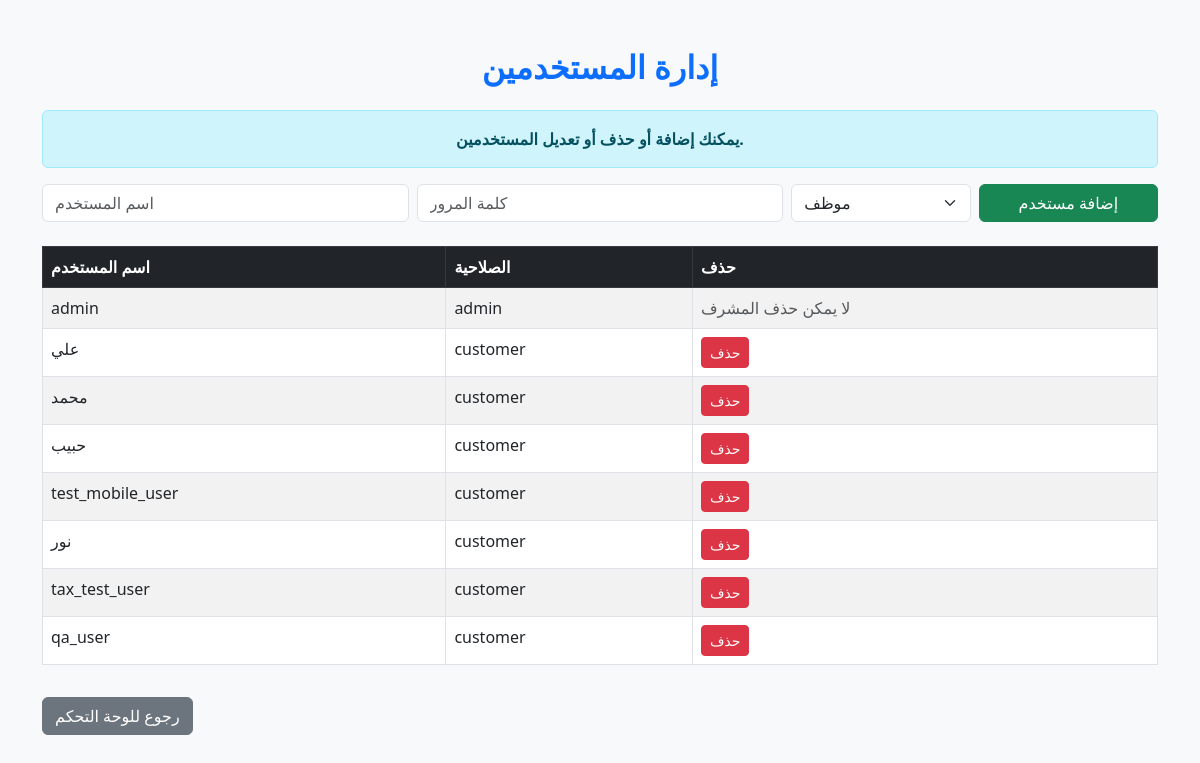
The app's page /users (signed in) with its own data.
### tables this page shows
CREATE TABLE users (
        id INTEGER PRIMARY KEY AUTOINCREMENT,
        username TEXT UNIQUE NOT NULL,
        password TEXT NOT NULL,
        role TEXT NOT NULL
    );

### app.py (the view, shortened to what this page needs)
@app.route("/users", methods=["GET", "POST"])
def users():
    auth_redirect = require_login()
    if auth_redirect:
        return auth_redirect
    admin_redirect = require_admin()
    if admin_redirect:
        return admin_redirect
    with get_db_connection() as connection:
        rows = connection.execute("SELECT id, username, role FROM users ORDER BY id").fetchall()
    users_data = [(row["id"], row["username"], "", row["role"]) for row in rows]
    return render_template("users.html", users=users_data)

### app.py (called while the page is built)
def get_db_connection() -> sqlite3.Connection:
    connection = sqlite3.connect(DB_PATH)
    connection.row_factory = sqlite3.Row
    return connection

def require_login():
    if "user_id" not in session:
        return redirect(url_for("login"))
    return None

def require_admin():
    if session.get("role") != "admin":
        flash("هذه الصفحة متاحة فقط للمشرف", "danger")
        return redirect(url_for("dashboard"))
    return None

### templates/users.html (shortened to what this page needs)
<!DOCTYPE html>
<html lang="ar">
<head>
    <link href="https://cdn.jsdelivr.net/npm/bootstrap@5.3.0/dist/css/bootstrap.min.css" rel="stylesheet">
</head>
<body class="bg-light">
    <div class="container mt-5">
        <h2 class="mb-4 text-center text-primary fw-bold">إدارة المستخدمين</h2>
        <div class="alert alert-info text-center fw-bold">يمكنك إضافة أو حذف أو تعديل المستخدمين.</div>
        <form method="post" class="mb-4">
            <div class="row g-2">
                <div class="col-md-4">
                    <input type="text" name="username" class="form-control" placeholder="اسم المستخدم" required>
                </div>
                <div class="col-md-4">
                    <input type="password" name="password" class="form-control" placeholder="كلمة المرور" required>
                </div>
                <div class="col-md-2">
                    <select name="role" class="form-select">
                        <option value="operator">موظف</option>
                    </select>
                </div>
                <div class="col-md-2">
                    <button type="submit" class="btn btn-success w-100">إضافة مستخدم</button>
                </div>
            </div>
        </form>
        <table class="table table-bordered table-striped">
            <thead class="table-dark">
                <tr>
                    <th>اسم المستخدم</th>
                    <th>الصلاحية</th>
                    <th>حذف</th>
                </tr>
            </thead>
            <tbody>
                {% for user in users %}
                <tr>
                    <td>{{ user[1] }}</td>
                    <td>{{ user[3] }}</td>
                    <td>
                        {% if user[3] != 'admin' %}
                        <form method="post" action="/users/delete/{{ user[0] }}">
                            <button type="submit" class="btn btn-danger btn-sm">حذف</button>
                        </form>
                        {% else %}
                        <span class="text-muted">لا يمكن حذف المشرف</span>
                        {% endif %}
                    </td>
                </tr>
                {% endfor %}
            </tbody>
        </table>
        <a href="/dashboard" class="btn btn-secondary mt-3">رجوع للوحة التحكم</a>
    </div>
</body>
</html>

### records on screen
users: username "admin", role "admin", shows "لا يمكن حذف المشرف"
users: username "علي", role "customer"
users: username "محمد", role "customer"
users: username "حبيب", role "customer"
users: username "test_mobile_user", role "customer"
users: username "نور", role "customer"
users: username "tax_test_user", role "customer"
users: username "qa_user", role "customer"
